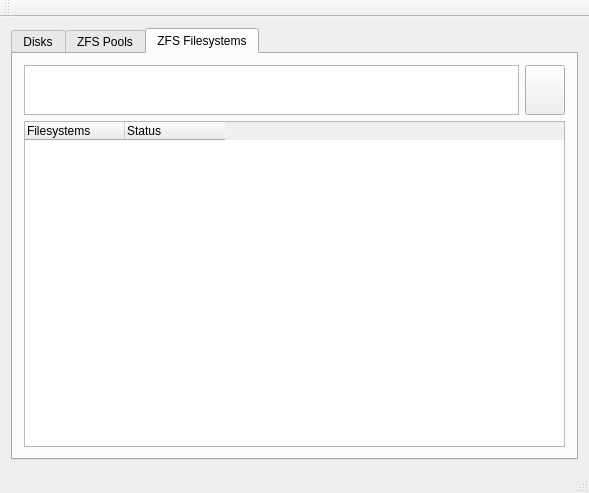
<?xml version="1.0" encoding="UTF-8"?>
<ui version="4.0">
 <class>ZManagerWindow</class>
 <widget class="QMainWindow" name="ZManagerWindow">
  <property name="geometry">
   <rect>
    <x>0</x>
    <y>0</y>
    <width>589</width>
    <height>493</height>
   </rect>
  </property>
  <property name="windowTitle">
   <string>PCBSD Disk Manager</string>
  </property>
  <property name="windowIcon">
   <iconset resource="zmanagerres.qrc">
    <normaloff>:/icons/server-database.png</normaloff>:/icons/server-database.png</iconset>
  </property>
  <widget class="QWidget" name="centralWidget">
   <layout class="QGridLayout" name="gridLayout_4">
    <item row="0" column="0">
     <widget class="QTabWidget" name="tabContainer">
      <property name="currentIndex">
       <number>2</number>
      </property>
      <property name="iconSize">
       <size>
        <width>32</width>
        <height>32</height>
       </size>
      </property>
      <widget class="QWidget" name="tabDisk">
       <attribute name="icon">
        <iconset resource="zmanagerres.qrc">
         <normaloff>:/icons/partitionmanager.png</normaloff>:/icons/partitionmanager.png</iconset>
       </attribute>
       <attribute name="title">
        <string>Disks</string>
       </attribute>
       <layout class="QGridLayout" name="gridLayout_3">
        <item row="0" column="0">
         <widget class="QTreeWidget" name="deviceList">
          <property name="contextMenuPolicy">
           <enum>Qt::CustomContextMenu</enum>
          </property>
          <column>
           <property name="text">
            <string>Device</string>
           </property>
          </column>
          <column>
           <property name="text">
            <string>State</string>
           </property>
          </column>
         </widget>
        </item>
       </layout>
      </widget>
      <widget class="QWidget" name="tabZPools">
       <attribute name="icon">
        <iconset resource="zmanagerres.qrc">
         <normaloff>:/icons/server-database.png</normaloff>:/icons/server-database.png</iconset>
       </attribute>
       <attribute name="title">
        <string>ZFS Pools</string>
       </attribute>
       <layout class="QGridLayout" name="gridLayout_2">
        <item row="0" column="0">
         <widget class="QTreeWidget" name="zpoolList">
          <property name="sizePolicy">
           <sizepolicy hsizetype="MinimumExpanding" vsizetype="MinimumExpanding">
            <horstretch>0</horstretch>
            <verstretch>0</verstretch>
           </sizepolicy>
          </property>
          <property name="minimumSize">
           <size>
            <width>300</width>
            <height>250</height>
           </size>
          </property>
          <property name="contextMenuPolicy">
           <enum>Qt::CustomContextMenu</enum>
          </property>
          <property name="frameShape">
           <enum>QFrame::StyledPanel</enum>
          </property>
          <property name="frameShadow">
           <enum>QFrame::Sunken</enum>
          </property>
          <property name="lineWidth">
           <number>1</number>
          </property>
          <column>
           <property name="text">
            <string>Pool Name</string>
           </property>
          </column>
          <column>
           <property name="text">
            <string>State</string>
           </property>
          </column>
         </widget>
        </item>
        <item row="1" column="0">
         <widget class="QFrame" name="frameStatus">
          <property name="styleSheet">
           <string notr="true">background-color: rgb(255, 255, 151);</string>
          </property>
          <property name="frameShape">
           <enum>QFrame::StyledPanel</enum>
          </property>
          <property name="frameShadow">
           <enum>QFrame::Raised</enum>
          </property>
          <layout class="QGridLayout" name="gridLayout">
           <item row="0" column="1">
            <widget class="QLabel" name="label">
             <property name="text">
              <string>Status:</string>
             </property>
            </widget>
           </item>
           <item row="1" column="1">
            <widget class="QLabel" name="statusLabel">
             <property name="text">
              <string>TextLabel</string>
             </property>
             <property name="alignment">
              <set>Qt::AlignLeading|Qt::AlignLeft|Qt::AlignTop</set>
             </property>
             <property name="wordWrap">
              <bool>true</bool>
             </property>
             <property name="textInteractionFlags">
              <set>Qt::NoTextInteraction</set>
             </property>
            </widget>
           </item>
           <item row="1" column="0">
            <widget class="QToolButton" name="toolButton">
             <property name="enabled">
              <bool>true</bool>
             </property>
             <property name="focusPolicy">
              <enum>Qt::NoFocus</enum>
             </property>
             <property name="text">
              <string>Clear Error</string>
             </property>
             <property name="icon">
              <iconset resource="zmanagerres.qrc">
               <normaloff>:/icons/task-attention.png</normaloff>:/icons/task-attention.png</iconset>
             </property>
             <property name="iconSize">
              <size>
               <width>48</width>
               <height>48</height>
              </size>
             </property>
             <property name="popupMode">
              <enum>QToolButton::DelayedPopup</enum>
             </property>
             <property name="toolButtonStyle">
              <enum>Qt::ToolButtonTextUnderIcon</enum>
             </property>
            </widget>
           </item>
           <item row="0" column="0">
            <widget class="QLabel" name="poolLabel">
             <property name="font">
              <font>
               <weight>75</weight>
               <bold>true</bold>
              </font>
             </property>
             <property name="text">
              <string>poolname</string>
             </property>
             <property name="alignment">
              <set>Qt::AlignCenter</set>
             </property>
            </widget>
           </item>
          </layout>
         </widget>
        </item>
       </layout>
      </widget>
      <widget class="QWidget" name="tabZFS">
       <attribute name="icon">
        <iconset resource="zmanagerres.qrc">
         <normaloff>:/icons/kexi.png</normaloff>:/icons/kexi.png</iconset>
       </attribute>
       <attribute name="title">
        <string>ZFS Filesystems</string>
       </attribute>
       <layout class="QGridLayout" name="gridLayout_5">
        <item row="0" column="0">
         <widget class="QTreeWidget" name="fspoolList">
          <property name="minimumSize">
           <size>
            <width>0</width>
            <height>50</height>
           </size>
          </property>
          <property name="maximumSize">
           <size>
            <width>16777215</width>
            <height>50</height>
           </size>
          </property>
          <property name="verticalScrollBarPolicy">
           <enum>Qt::ScrollBarAlwaysOff</enum>
          </property>
          <property name="horizontalScrollBarPolicy">
           <enum>Qt::ScrollBarAlwaysOff</enum>
          </property>
          <property name="itemsExpandable">
           <bool>false</bool>
          </property>
          <property name="headerHidden">
           <bool>true</bool>
          </property>
          <column>
           <property name="text">
            <string>Pool Name</string>
           </property>
          </column>
         </widget>
        </item>
        <item row="0" column="1">
         <widget class="QPushButton" name="dropDownButton">
          <property name="minimumSize">
           <size>
            <width>0</width>
            <height>50</height>
           </size>
          </property>
          <property name="maximumSize">
           <size>
            <width>16777215</width>
            <height>50</height>
           </size>
          </property>
          <property name="focusPolicy">
           <enum>Qt::NoFocus</enum>
          </property>
          <property name="text">
           <string/>
          </property>
          <property name="icon">
           <iconset resource="zmanagerres.qrc">
            <normaloff>:/icons/arrow-down-double.png</normaloff>:/icons/arrow-down-double.png</iconset>
          </property>
          <property name="iconSize">
           <size>
            <width>32</width>
            <height>32</height>
           </size>
          </property>
         </widget>
        </item>
        <item row="1" column="0" colspan="2">
         <widget class="QTreeWidget" name="fsList">
          <property name="contextMenuPolicy">
           <enum>Qt::CustomContextMenu</enum>
          </property>
          <attribute name="headerCascadingSectionResizes">
           <bool>false</bool>
          </attribute>
          <attribute name="headerMinimumSectionSize">
           <number>100</number>
          </attribute>
          <attribute name="headerStretchLastSection">
           <bool>false</bool>
          </attribute>
          <column>
           <property name="text">
            <string>Filesystems</string>
           </property>
          </column>
          <column>
           <property name="text">
            <string>Status</string>
           </property>
          </column>
         </widget>
        </item>
       </layout>
      </widget>
     </widget>
    </item>
   </layout>
  </widget>
  <widget class="QMenuBar" name="menuBar">
   <property name="geometry">
    <rect>
     <x>0</x>
     <y>0</y>
     <width>589</width>
     <height>21</height>
    </rect>
   </property>
  </widget>
  <widget class="QToolBar" name="mainToolBar">
   <attribute name="toolBarArea">
    <enum>TopToolBarArea</enum>
   </attribute>
   <attribute name="toolBarBreak">
    <bool>false</bool>
   </attribute>
  </widget>
  <widget class="QStatusBar" name="statusBar"/>
 </widget>
 <layoutdefault spacing="6" margin="11"/>
 <resources>
  <include location="zmanagerres.qrc"/>
 </resources>
 <connections/>
</ui>
